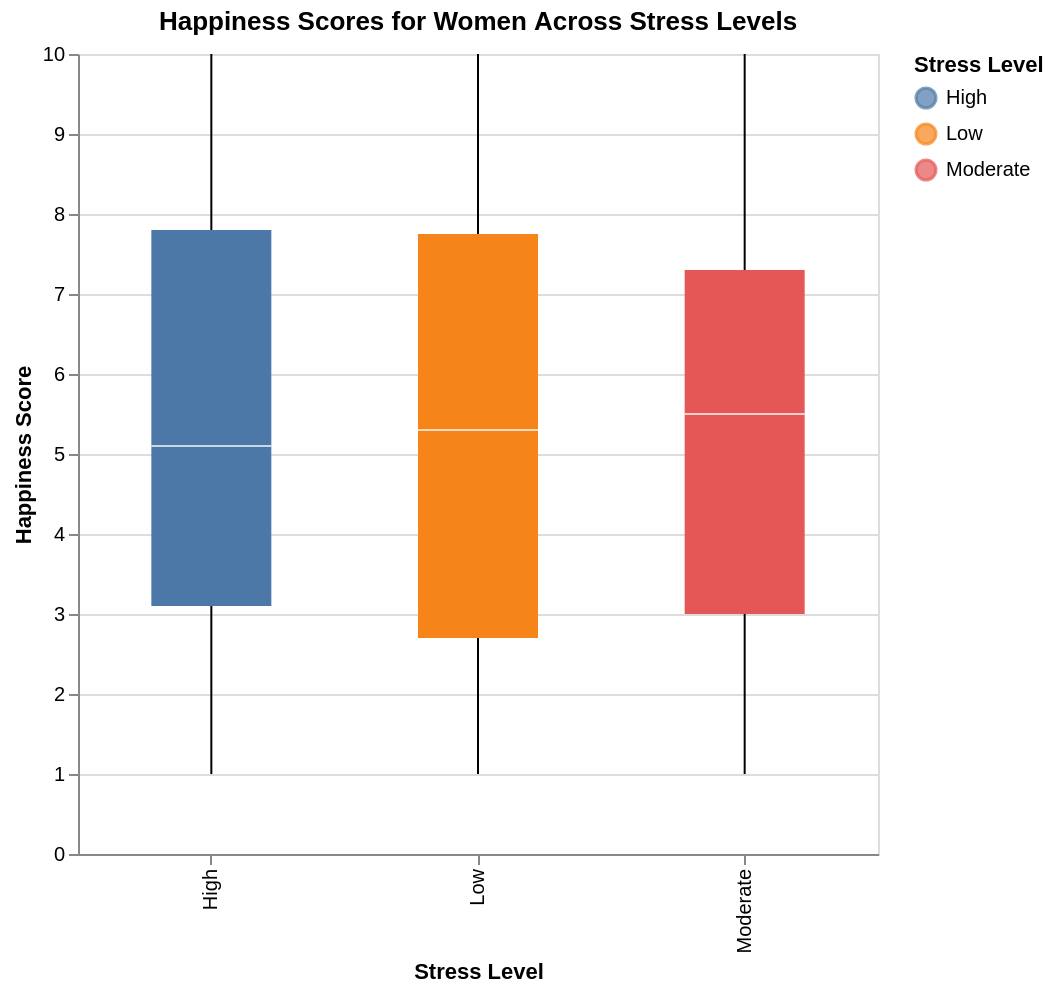

Source (notebook cell):
### Code cell
women_data = df[df["Gender"] == "Female"]

chart1 = alt.Chart(women_data).mark_boxplot(size=60).encode(
    x=alt.X("Stress Level:N", title="Stress Level"),
    y=alt.Y("Happiness Score:Q", title="Happiness Score"),
    color="Stress Level:N",
    tooltip=["Stress Level","Happiness Score"]
).properties(
    title="Happiness Scores for Women Across Stress Levels",
    width=400,
    height=400
)

chart1

### Figure 1 — Vega-Lite specification as saved in the notebook (floating-point values rounded to 4 significant figures; data arrays with more than 128 entries replaced by an {"elided": "..."} marker saying what was removed)
{"config": {"view": {"continuousWidth": 300, "continuousHeight": 300}}, "data": {"name": "data-57d13b237b02068d48295fc95255d8a2"}, "mark": {"type": "boxplot", "size": 60}, "encoding": {"color": {"field": "Stress Level", "type": "nominal"}, "tooltip": [{"field": "Stress Level", "type": "nominal"}, {"field": "Happiness Score", "type": "quantitative"}], "x": {"field": "Stress Level", "title": "Stress Level", "type": "nominal"}, "y": {"field": "Happiness Score", "title": "Happiness Score", "type": "quantitative"}}, "height": 400, "title": "Happiness Scores for Women Across Stress Levels", "width": 400, "$schema": "https://vega.github.io/schema/vega-lite/v6.1.0.json", "datasets": {"data-57d13b237b02068d48295fc95255d8a2": {"elided": "1024 records"}}}
